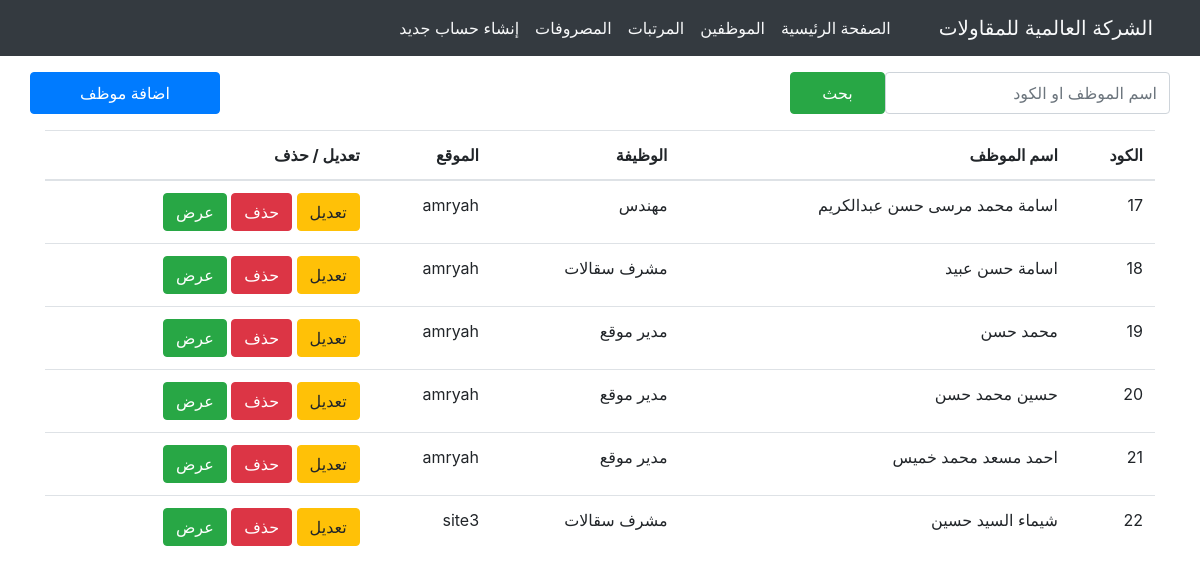
Page /employee.php on the committed database.
### tables this page shows
CREATE TABLE `employees` (
  `id` int(11) NOT NULL,
  `name` varchar(50) NOT NULL,
  `image` varchar(255) NOT NULL,
  `date_of_birth` date NOT NULL,
  `phone` varchar(15) NOT NULL,
  `address` text NOT NULL,
  `criminal_record` varchar(255) NOT NULL,
  `job` varchar(11) NOT NULL,
  `daily_reward` decimal(10,2) NOT NULL,
  `is_permanent` tinyint(1) DEFAULT 0,
  `is_fixed_worker` tinyint(1) DEFAULT 0,
  `site` varchar(50) NOT NULL,
  `start_date` date NOT NULL,
  `end_date` date NOT NULL
);

### employee.php (the view, shortened to what this page needs)
<?php
include "includes/header.php";
include "includes/nav.php";
include "data/connection.php";
?>
<body>
  <div class="container">
    <div class="row mt-3 d-flex">
      <input id="searchInput" class="col-3 form-control" type="text" placeholder="اسم الموظف او الكود">
      <button id="searchButton" class="col-1 btn btn-success">بحث</button>
      <button class="col-2 btn btn-primary mr-auto p-2" onclick="window.location.href='add-employee.php';">اضافة موظف</button>
    </div>
    <table class="table table-hover mt-3 text-right">
      <thead>
        <tr class="table">
          <th scope="col">الكود</th>
          <th scope="col">اسم الموظف</th>
          <th scope="col">الوظيفة</th>
          <th scope="col">الموقع</th>
          <th scope="col"> تعديل / حذف</th>
        </tr>
      </thead>
      <tbody>
        <?php
          $sql = "SELECT id, name, job, site FROM employees";
          $result = $conn->query($sql);
          if ($result->num_rows > 0) {
            while ($row = $result->fetch_assoc()) {
              $empID = $row['id'];
              echo "<tr>";
              echo "<td>" . $row['id'] . "</td>";
              echo "<td>" . $row['name'] . "</td>";
              echo "<td>" . $row['job'] . "</td>";
              echo "<td>" . $row['site'] . "</td>";
              echo "<td>
                      <a href='updateEmployee.php?id=$empID' class='btn btn-warning'>تعديل</a>
                      <a href='employee/deleteEmployee.php?id=$empID' class='btn btn-danger'>حذف</a>
                      <a href='entitlements.php?id=$empID' class='btn btn-success'>عرض</a>
                    </td>";
              echo "</tr>";
            }
          } else {
            echo "<tr><td colspan='5'>لا توجد بيانات</td></tr>";
          }
        ?>
      </tbody>
    </table>
  </div>
</body>
</html>

### rows in the picture
employees: id "17", name "اسامة محمد مرسى حسن عبدالكريم", job "مهندس", site "amryah"
employees: id "18", name "اسامة حسن عبيد", job "مشرف سقالات", site "amryah"
employees: id "19", name "محمد حسن", job "مدير موقع", site "amryah"
employees: id "20", name "حسين محمد حسن", job "مدير موقع", site "amryah"
employees: id "21", name "احمد مسعد محمد خميس", job "مدير موقع", site "amryah"
employees: id "22", name "شيماء السيد حسين", job "مشرف سقالات", site "site3"
